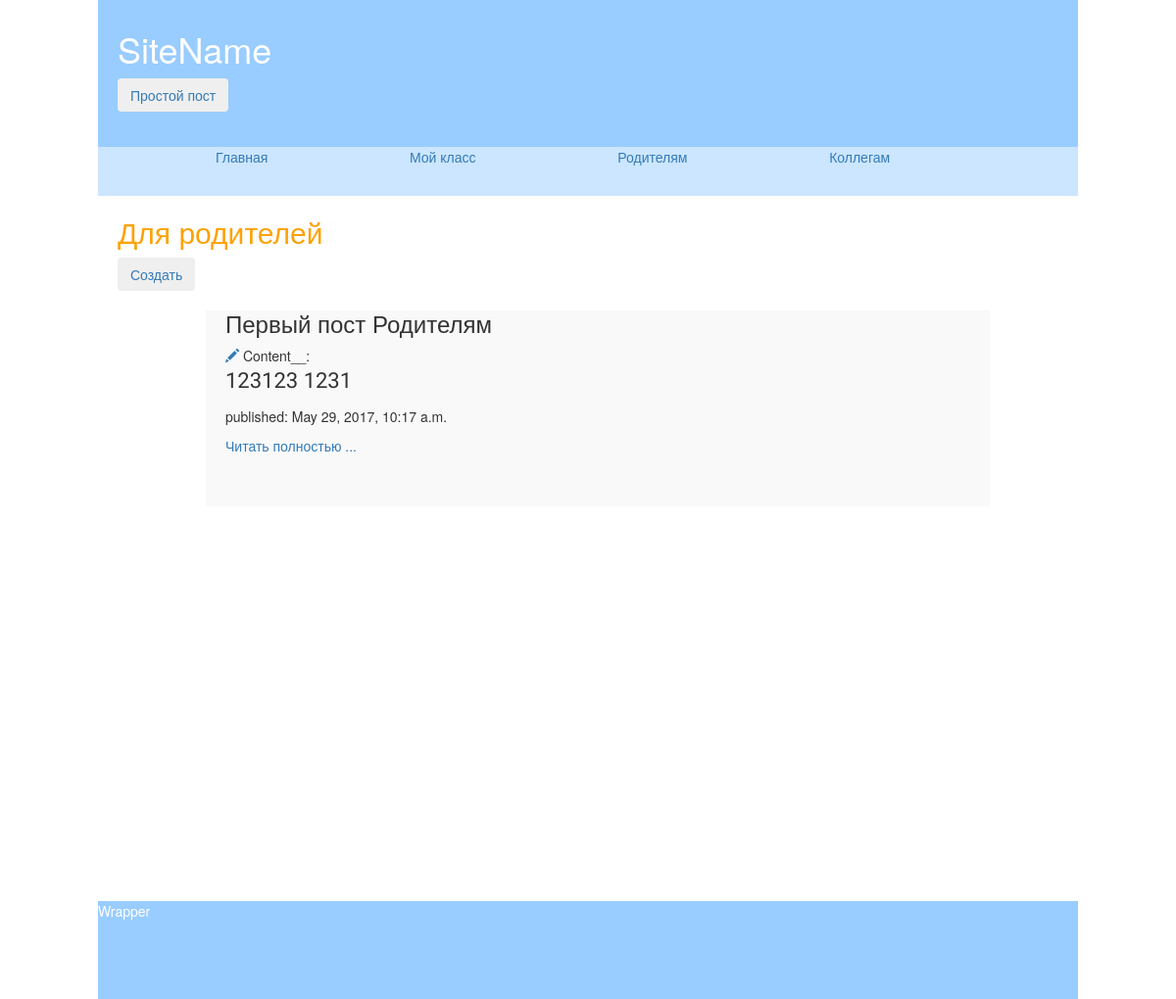
The page /wall/parents/ on the database as committed earlier.
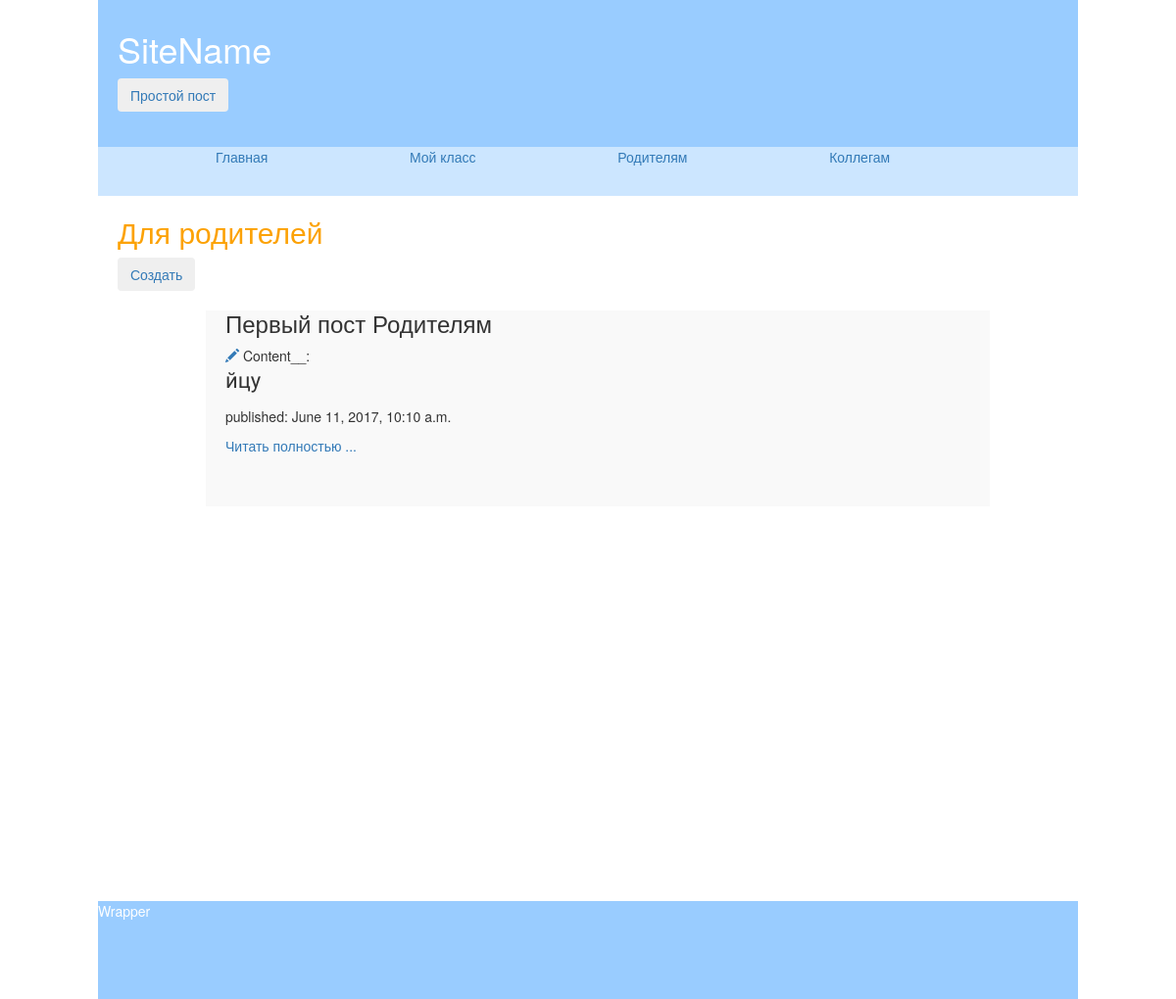
The same page on the database as committed later.
### wall/models.py (models this page shows, shortened)
class Parents(models.Model):
    caption = models.CharField(max_length=100)
    content = models.CharField(max_length=2000)
    pub_date = models.DateTimeField('date published')

### wall/views.py (the view)
def parent(request):
    post = Parents.objects.order_by('-pub_date')
    return render(request, 'wall/parents.html', {'posts': post})

### wall/templates/wall/parents.html
{% extends 'wall/base.html' %}
    {% block content %}
                <h2>  Для родителей </h2>
        <a href="{% url 'new_postParents' %}" class="top-menu"><button type="button" class="btn btn-secondary"> Создать </button></a>
        {% for post in posts %}
        <div class="post_full">
            <h3 class="caption_post"> {{post.caption}} </h3>
            <a href="/wall/post/edit/3/{{post.id}}" class="glyphicon glyphicon-pencil">  </a>
            Content__:  <p class="post_text">  {{post.content|truncatewords:80|safe }}
            </p>
            <p> published: {{post.pub_date}} </p>
            <a href="/wall/post/3/{{post.id}}" class="link_read">Читать полностью ... </a>
        </div>
        {% endfor %}
    {% endblock %}

Rows that differ between the two databases and show on the page:
changed Parents "Первый пост Родителям": content "123123 1231" → "йцу"; pub_date "May 29, 2017, 10:17 a.m." → "June 11, 2017, 10:10 a.m."
